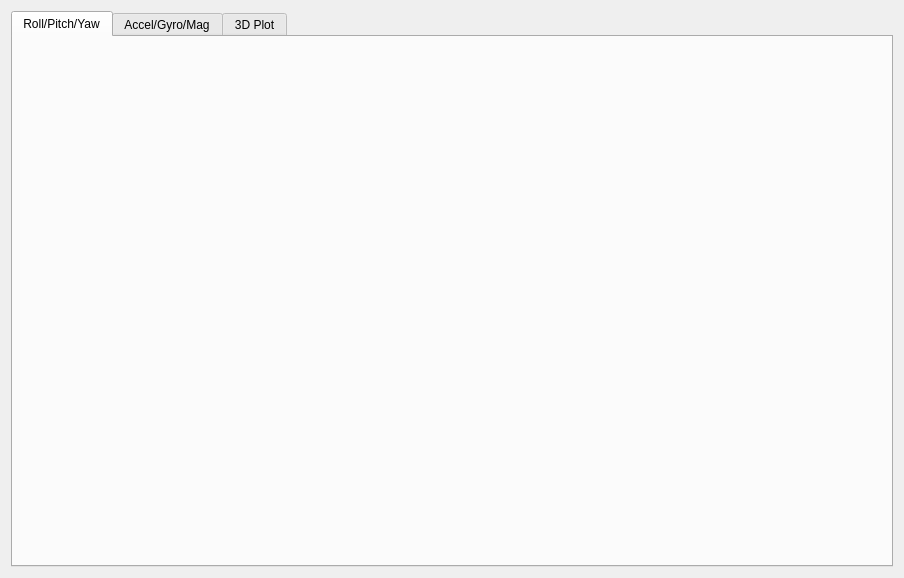
<?xml version="1.0" encoding="UTF-8"?>
<ui version="4.0">
 <class>PageImu</class>
 <widget class="QWidget" name="PageImu">
  <property name="geometry">
   <rect>
    <x>0</x>
    <y>0</y>
    <width>904</width>
    <height>578</height>
   </rect>
  </property>
  <property name="windowTitle">
   <string>Form</string>
  </property>
  <layout class="QVBoxLayout" name="verticalLayout">
   <item>
    <widget class="QTabWidget" name="tabWidget">
     <property name="currentIndex">
      <number>0</number>
     </property>
     <widget class="QWidget" name="tab">
      <attribute name="title">
       <string>Roll/Pitch/Yaw</string>
      </attribute>
      <layout class="QVBoxLayout" name="verticalLayout_2">
       <item>
        <widget class="QFrame" name="rpyWell">
         <property name="well" stdset="0">
          <bool>true</bool>
         </property>
         <layout class="QVBoxLayout" name="rpyWellLayout">
          <property name="leftMargin">
           <number>4</number>
          </property>
          <property name="topMargin">
           <number>4</number>
          </property>
          <property name="rightMargin">
           <number>4</number>
          </property>
          <property name="bottomMargin">
           <number>4</number>
          </property>
          <item>
           <widget class="QCustomPlot" name="rpyPlot" native="true" />
          </item>
         </layout>
        </widget>
       </item>
      </layout>
     </widget>
     <widget class="QWidget" name="tab_2">
      <attribute name="title">
       <string>Accel/Gyro/Mag</string>
      </attribute>
      <layout class="QVBoxLayout" name="verticalLayout_3">
       <item>
        <widget class="QSplitter" name="splitter">
         <property name="orientation">
          <enum>Qt::Vertical</enum>
         </property>
         <widget class="QFrame" name="accelWell">
          <property name="well" stdset="0">
           <bool>true</bool>
          </property>
          <layout class="QVBoxLayout" name="accelWellLayout">
           <property name="leftMargin">
            <number>4</number>
           </property>
           <property name="topMargin">
            <number>4</number>
           </property>
           <property name="rightMargin">
            <number>4</number>
           </property>
           <property name="bottomMargin">
            <number>4</number>
           </property>
           <item>
            <widget class="QCustomPlot" name="accelPlot" native="true" />
           </item>
          </layout>
         </widget>
         <widget class="QFrame" name="gyroWell">
          <property name="well" stdset="0">
           <bool>true</bool>
          </property>
          <layout class="QVBoxLayout" name="gyroWellLayout">
           <property name="leftMargin">
            <number>4</number>
           </property>
           <property name="topMargin">
            <number>4</number>
           </property>
           <property name="rightMargin">
            <number>4</number>
           </property>
           <property name="bottomMargin">
            <number>4</number>
           </property>
           <item>
            <widget class="QCustomPlot" name="gyroPlot" native="true" />
           </item>
          </layout>
         </widget>
         <widget class="QFrame" name="magWell">
          <property name="well" stdset="0">
           <bool>true</bool>
          </property>
          <layout class="QVBoxLayout" name="magWellLayout">
           <property name="leftMargin">
            <number>4</number>
           </property>
           <property name="topMargin">
            <number>4</number>
           </property>
           <property name="rightMargin">
            <number>4</number>
           </property>
           <property name="bottomMargin">
            <number>4</number>
           </property>
           <item>
            <widget class="QCustomPlot" name="magPlot" native="true" />
           </item>
          </layout>
         </widget>
        </widget>
       </item>
      </layout>
     </widget>
     <widget class="QWidget" name="tab_3">
      <attribute name="title">
       <string>3D Plot</string>
      </attribute>
      <layout class="QVBoxLayout" name="layout3d">
       <item>
        <widget class="QFrame" name="viewWell">
         <property name="well" stdset="0">
          <bool>true</bool>
         </property>
         <layout class="QVBoxLayout" name="viewLayout">
          <property name="leftMargin">
           <number>4</number>
          </property>
          <property name="topMargin">
           <number>4</number>
          </property>
          <property name="rightMargin">
           <number>4</number>
          </property>
          <property name="bottomMargin">
           <number>4</number>
          </property>
          <item>
           <layout class="QHBoxLayout" name="yawLayout">
            <property name="leftMargin">
             <number>8</number>
            </property>
            <property name="topMargin">
             <number>4</number>
            </property>
            <property name="rightMargin">
             <number>8</number>
            </property>
            <property name="bottomMargin">
             <number>0</number>
            </property>
            <item>
             <widget class="QLabel" name="anglesLabel">
              <property name="muted" stdset="0">
               <bool>true</bool>
              </property>
             </widget>
            </item>
            <item>
             <spacer name="yawSpacer">
              <property name="orientation">
               <enum>Qt::Orientation::Horizontal</enum>
              </property>
              <property name="sizeHint" stdset="0">
               <size>
                <width>0</width>
                <height>0</height>
               </size>
              </property>
             </spacer>
            </item>
            <item>
             <widget class="QCheckBox" name="useYawBox">
              <property name="text">
               <string>Use Yaw (will drift)</string>
              </property>
             </widget>
            </item>
           </layout>
          </item>
         </layout>
        </widget>
       </item>
      </layout>
     </widget>
    </widget>
   </item>
  </layout>
 </widget>
 <customwidgets>
  <customwidget>
   <class>QCustomPlot</class>
   <extends>QWidget</extends>
   <header>widgets/qcustomplot.h</header>
   <container>1</container>
  </customwidget>
 </customwidgets>
 <resources/>
 <connections/>
</ui>
